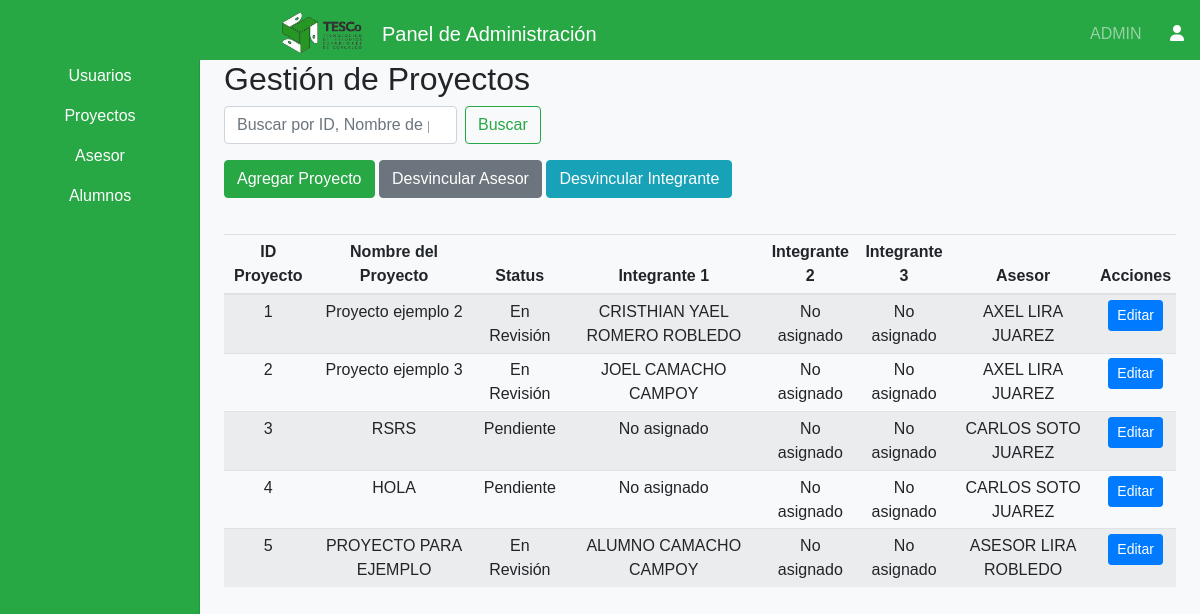
Before: /views/admin/dashboardAdminProyectos.php (signed in) with the older database file.
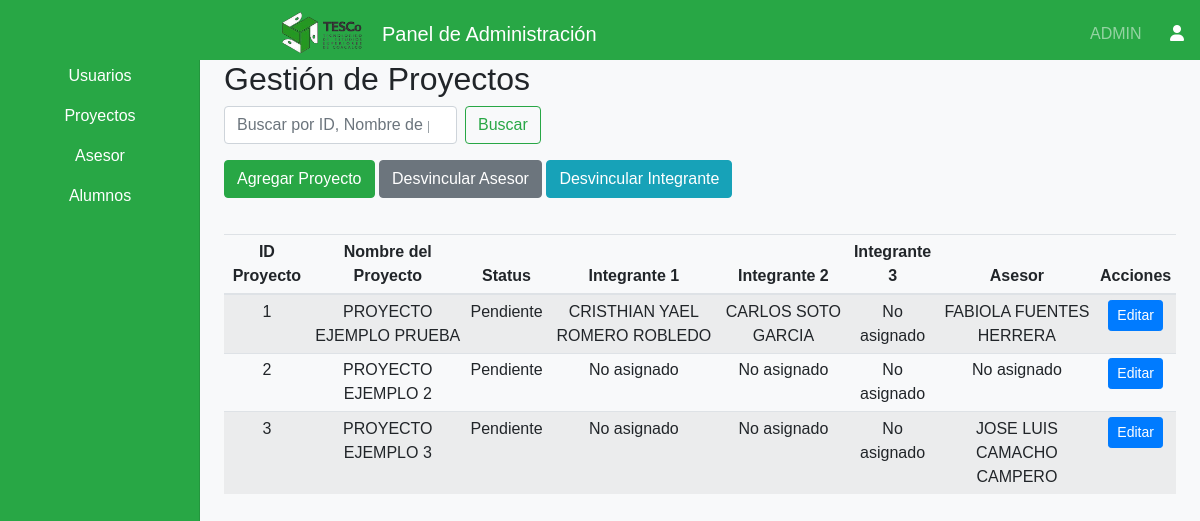
After: the same page with the newer database file.
### tables this page shows
CREATE TABLE IF NOT EXISTS `proyecto` (
  `ID_Proyecto` int NOT NULL AUTO_INCREMENT,
  `Nombre_Proyecto` varchar(200) NOT NULL,
  `Status` enum('Pendiente','En Revisión','Revisado','Completado') NOT NULL,
  `Integrante_1` int DEFAULT NULL,
  `Integrante_2` int DEFAULT NULL,
  `Integrante_3` int DEFAULT NULL,
  `Asesor` int DEFAULT NULL,
  `Archivo_Docx` varchar(255) DEFAULT NULL,
  PRIMARY KEY (`ID_Proyecto`),
  KEY `fk_proyecto_integrante_1` (`Integrante_1`),
  KEY `fk_proyecto_integrante_2` (`Integrante_2`),
  KEY `fk_proyecto_integrante_3` (`Integrante_3`),
  KEY `fk_proyecto_asesor` (`Asesor`)
);

### Views/Admin/dashboardAdminProyectos.php (the view, shortened to what this page needs)
<?php
include('../../includes/config.php');
?>
<!DOCTYPE html>
<html lang="es">
<head>
    <link rel="stylesheet" href="https://stackpath.bootstrapcdn.com/bootstrap/4.3.1/css/bootstrap.min.css">
    <link rel="stylesheet" href="<?php echo CSS_PATH; ?>dashboard.css">
    <link rel="stylesheet" href="https://cdnjs.cloudflare.com/ajax/libs/font-awesome/6.0.0-beta3/css/all.min.css">
</head>
<body>
    <?php require('../../includes/navbarAdmin.php'); ?>
    <div class="container-fluid">
        <div class="row">
            <nav class="col-md-2 d-none d-md-block bg-success sidebar">
                <div class="sidebar-sticky">
                    <ul class="nav flex-column">
                        <li class="nav-item">
                            <a class="nav-link text-white text-center" href="dashboardAdmin.php">
                                Usuarios
                            </a>
                        </li>
                        <li class="nav-item">
                            <a class="nav-link text-white text-center" href="dashboardAdminProyectos.php">
                                Proyectos
                            </a>
                        </li>
                        <li class="nav-item">
                            <a class="nav-link text-white text-center" href="dashboardAdminAsesor.php">
                                Asesor
                            </a>
                        </li>
                        <li class="nav-item">
                            <a class="nav-link text-white text-center" href="dashboardAdminAlumnos.php">
                                Alumnos
                            </a>
                        </li>
                    </ul>
                </div>
            </nav>
            <main role="main" class="col-md-9 ml-sm-auto col-lg-10 px-4">
                <h2>Gestión de Proyectos</h2>
                <form method="GET" class="form-inline mb-3">
                    <input class="form-control mr-sm-2" type="search" name="search"
                        placeholder="Buscar por ID, Nombre de proyecto, Status, Integrante, Asesor" aria-label="Buscar">
                    <button class="btn btn-outline-success my-2 my-sm-0" type="submit">Buscar</button>
                </form>
                <button type="button" class="btn btn-success mb-3" data-toggle="modal" data-target="#addProjectModal">
                    Agregar Proyecto
                </button>
                <button type="button" class="btn btn-secondary mb-3" data-toggle="modal" data-target="#unlinkModal">
                    Desvincular Asesor
                </button>
                <button type="button" class="btn btn-info mb-3" data-toggle="modal" data-target="#selectProjectModal">
                    Desvincular Integrante
                </button>
                <div class="table-responsive">
                    <table class="table table-striped table-sm text-center">
                        <thead>
                            <tr>
                                <th>ID Proyecto</th>
                                <th>Nombre del Proyecto</th>
                                <th>Status</th>
                                <th>Integrante 1</th>
                                <th>Integrante 2</th>
                                <th>Integrante 3</th>
                                <th>Asesor</th>
                                <th>Acciones</th>
                            </tr>
                        </thead>
                        <tbody>
                            <?php
                            $search = isset($_GET['search']) ? $_GET['search'] : '';
                            $query = "
                                SELECT p.*,
                                       CONCAT(a.Nombres, ' ', a.Apellido_Paterno, ' ', a.Apellido_Materno) AS Nombre_Asesor,
                                       CONCAT(i1.Nombres, ' ', i1.Apellido_Paterno, ' ', i1.Apellido_Materno) AS Integrante1,
                                       CONCAT(i2.Nombres, ' ', i2.Apellido_Paterno, ' ', i2.Apellido_Materno) AS Integrante2,
                                       CONCAT(i3.Nombres, ' ', i3.Apellido_Paterno, ' ', i3.Apellido_Materno) AS Integrante3
                                FROM proyecto p
                                LEFT JOIN asesor a ON p.Asesor = a.ID_Asesor
                                LEFT JOIN alumno i1 ON p.Integrante_1 = i1.ID_Alumno
                                LEFT JOIN alumno i2 ON p.Integrante_2 = i2.ID_Alumno
                                LEFT JOIN alumno i3 ON p.Integrante_3 = i3.ID_Alumno
                                WHERE p.ID_Proyecto LIKE '%$search%'
                                   OR p.Nombre_Proyecto LIKE '%$search%'
                                   OR p.Status LIKE '%$search%'
                                   OR CONCAT(i1.Nombres, ' ', i1.Apellido_Paterno, ' ', i1.Apellido_Materno) LIKE '%$search%'
                                   OR CONCAT(i2.Nombres, ' ', i2.Apellido_Paterno, ' ', i2.Apellido_Materno) LIKE '%$search%'
                                   OR CONCAT(i3.Nombres, ' ', i3.Apellido_Paterno, ' ', i3.Apellido_Materno) LIKE '%$search%'
                                   OR CONCAT(a.Nombres, ' ', a.Apellido_Paterno, ' ', a.Apellido_Materno) LIKE '%$search%'
                                ORDER BY p.ID_Proyecto ASC";
                            $result = $connection->query($query);
                            while ($row = $result->fetch_assoc()) {
                                echo "<tr>";
                                echo "<td class='project-id'>" . htmlspecialchars($row['ID_Proyecto'] ?? '') . "</td>";
                                echo "<td>" . htmlspecialchars($row['Nombre_Proyecto'] ?? '') . "</td>";
                                echo "<td>" . htmlspecialchars($row['Status'] ?? '') . "</td>";
                                echo "<td>" . htmlspecialchars($row['Integrante1'] ?? 'No asignado') . "</td>";
                                echo "<td>" . htmlspecialchars($row['Integrante2'] ?? 'No asignado') . "</td>";
                                echo "<td>" . htmlspecialchars($row['Integrante3'] ?? 'No asignado') . "</td>";
                                echo "<td>" . htmlspecialchars($row['Nombre_Asesor'] ?? 'No asignado') . "</td>";
                                echo "<td>";
                                echo "<button type='button' class='btn btn-primary btn-sm edit-btn'>Editar</button>";
                                echo "</td>";
                                echo "</tr>";
                            }
                            ?>
                        </tbody>
                    </table>
                </div>
            </main>
        </div>
    </div>
</body>
</html>

### Includes/navbarAdmin.php (shortened to what this page needs)
<nav class="navbar navbar-dark bg-success" style="z-index: 1000;">
    <div class="d-flex align-items-center" style="margin-left: 260px;">
        <img src="<?php echo IMG_PATH; ?>TESCO_TRANSPARENTE.webp" alt="Logo" style="width: 90px;" class="mr-3">
        <span class="navbar-brand mb-0 h1">Panel de Administración</span>
    </div>
    <div class="d-flex align-items-center">
        <div class="dropdown">
            <span class="navbar-text mr-3">
                <?php echo $_SESSION['username']; ?>
            </span>
            <a href="#" id="userDropdown" role="button" data-toggle="dropdown" aria-haspopup="true"
                aria-expanded="false">
                <i class="fas fa-user text-white ml-2"></i>
            </a>
        </div>
    </div>
</nav>

### Assets/CSS/dashboard.css (style rules this page uses)
body { font-family: Arial, sans-serif; background-color: #f8f9fa; }
.navbar { height: 60px; display: flex; align-items: center; justify-content: space-between; background-color: #28a745; color: white; }
.sidebar { position: fixed; top: 0; bottom: 0; left: 0; z-index: 100; padding: 48px 0 0; box-shadow: inset -1px 0 0 rgba(0, 0, 0, 0.1); background-color: #28a745; }
.sidebar-sticky { position: relative; top: 0; height: calc(100vh - 48px); padding-top: 0.5rem; overflow-x: hidden; overflow-y: auto; }
.sidebar .nav-link { font-weight: 500; color: black; }
.table-responsive { margin-top: 20px; }
.table-striped tbody tr:nth-of-type(odd) { background-color: rgba(0, 0, 0, 0.05); }

Changed rows visible on the page:
removed proyecto: ID_Proyecto "4", Nombre_Proyecto "HOLA", Status "Pendiente", Integrante1 "No asignado", Integrante2 "No asignado", Integrante3 "No asignado", Nombre_Asesor "CARLOS SOTO JUAREZ"
removed proyecto: ID_Proyecto "5", Nombre_Proyecto "PROYECTO PARA EJEMPLO", Status "En Revisión", Integrante1 "ALUMNO CAMACHO CAMPOY", Integrante2 "No asignado", Integrante3 "No asignado", Nombre_Asesor "ASESOR LIRA ROBLEDO"
changed proyecto id 1: Nombre_Proyecto "Proyecto ejemplo 2" → "PROYECTO EJEMPLO PRUEBA"; Status "En Revisión" → "Pendiente"; Integrante2 "No asignado" → "CARLOS SOTO GARCIA"; Nombre_Asesor "AXEL LIRA JUAREZ" → "FABIOLA FUENTES HERRERA"
changed proyecto id 2: Nombre_Proyecto "Proyecto ejemplo 3" → "PROYECTO EJEMPLO 2"; Status "En Revisión" → "Pendiente"; Integrante1 "JOEL CAMACHO CAMPOY" → "No asignado"; Nombre_Asesor "AXEL LIRA JUAREZ" → "No asignado"
changed proyecto id 3: Nombre_Proyecto "RSRS" → "PROYECTO EJEMPLO 3"; Nombre_Asesor "CARLOS SOTO JUAREZ" → "JOSE LUIS CAMACHO CAMPERO"
